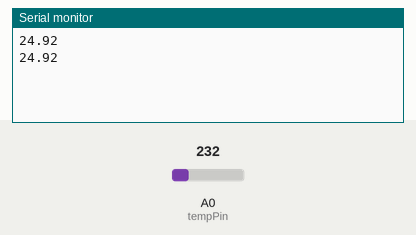
This sketch was run on a simulated Arduino Uno, built with avr-gcc and run on an emulated ATmega328P. On the bench: the last lines printed to the serial monitor. The inputs (shaded band) are chosen by the test bench; at power-on: A0 (tempPin) = 232.

Above: at 1.8 s.
1.9 s: A0 (tempPin) set to 250
At 2.4 s:
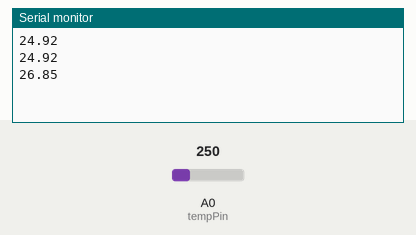
3.4 s: A0 (tempPin) set to 266
At 4.8 s:
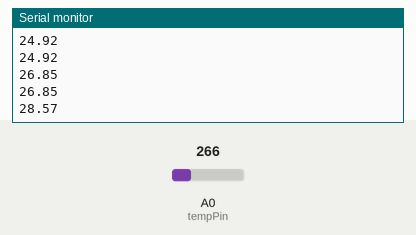
Timing chart, 0 to 6.4 s (numbered marks = the images above; inputs shaded):
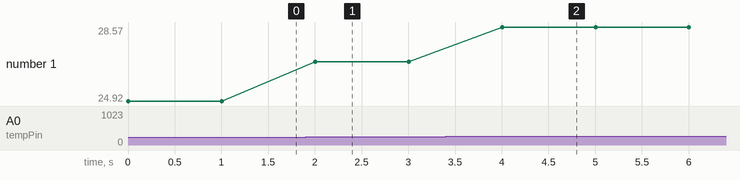

Measured:
- after the input at 1.9 s, the serial monitor: prints a new line after 0.10 s (image 1)
- after the input at 3.4 s, the serial monitor: prints a new line after 0.60 s (image 2)
- plotted number 1: 24.92 → 26.85 after the input at 1.9 s, 26.85 → 28.57 after the input at 3.4 s

The sketch:

LM35.ino
```cpp
float tempC;
int reading;
int tempPin = 0;

void setup()
{
    analogReference(INTERNAL);
    Serial.begin(9600);
}

void loop()
{
    reading = analogRead(tempPin);
    tempC = reading / 9.31;
    Serial.println(tempC);
    delay(1000);
}
```
